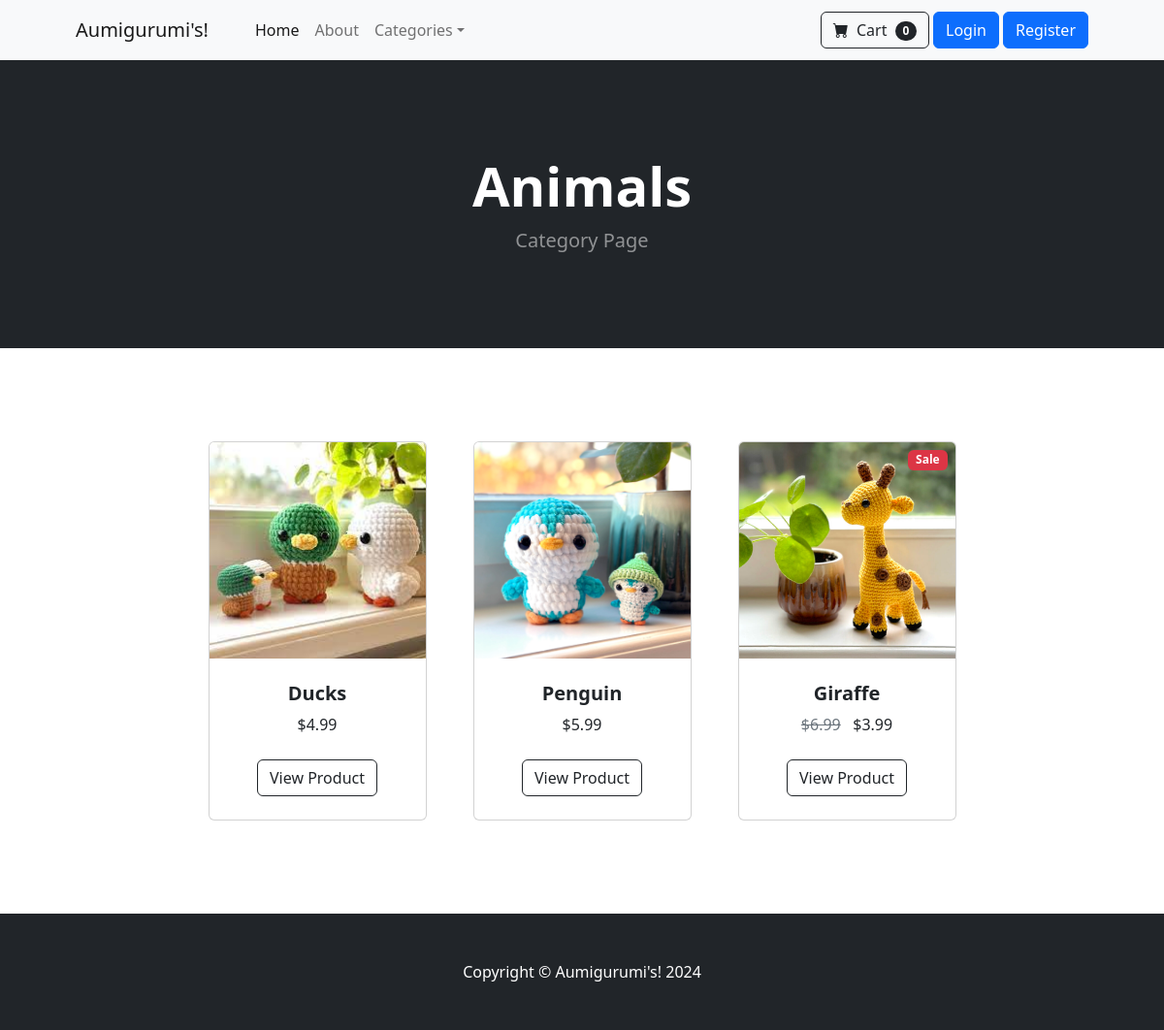
Page /category/Animals on the earlier database version.
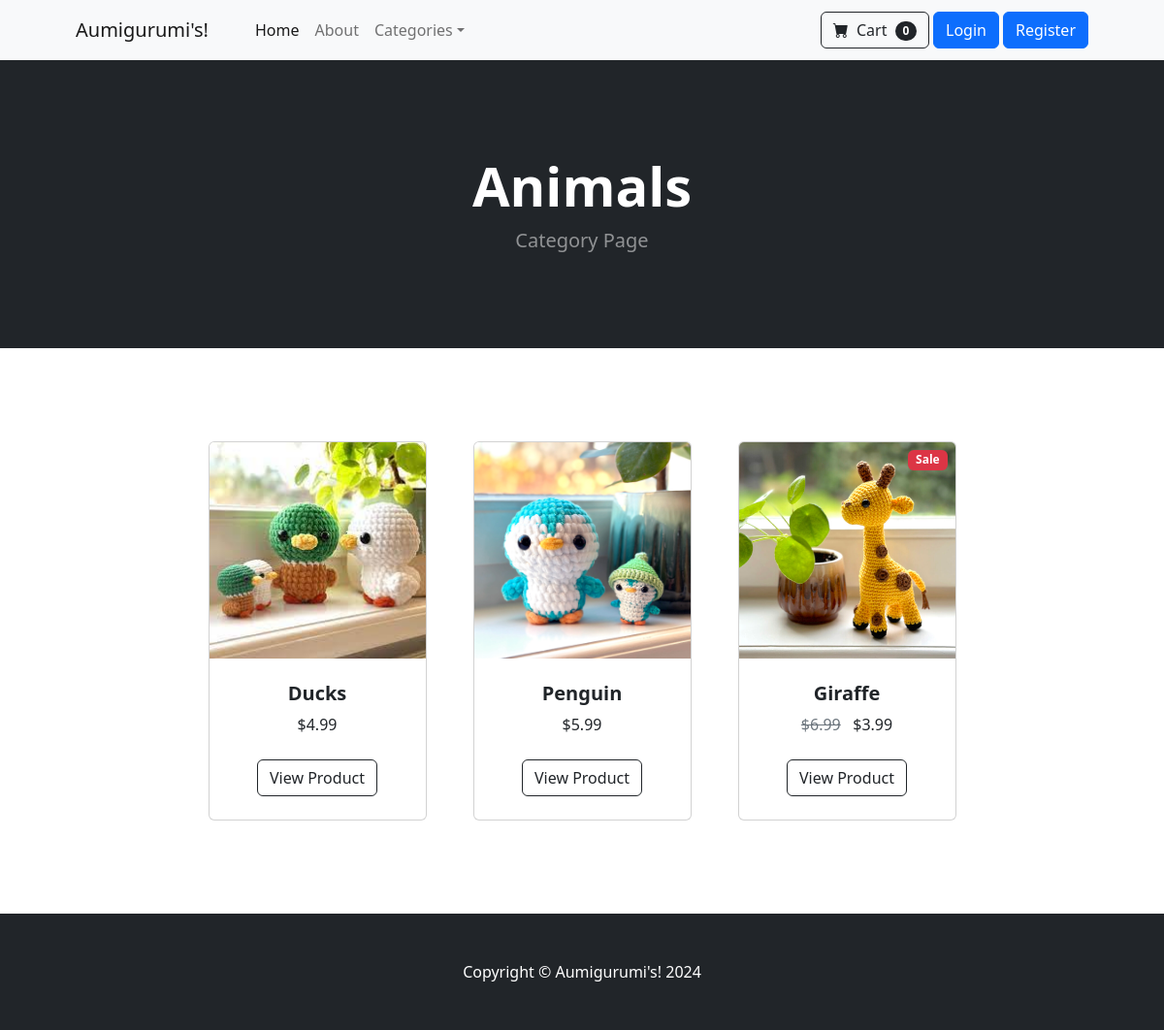
Same page on the later database version.
### store/models.py (models this page shows, shortened)
class Product(models.Model):
    name = models.CharField(max_length=100)
    price = models.DecimalField(default=0, decimal_places=2, max_digits=6)
    category = models.ForeignKey(Category, on_delete=models.CASCADE, default=1)
    description = models.CharField(max_length=250, default='', blank=True, null=True)
    image = models.ImageField(upload_to='uploads/products/')
    is_sale = models.BooleanField(default=False)
    sale_price = models.DecimalField(default=0, decimal_places=2, max_digits=6)

### store/views.py (the view)
# urls.py: path('category/<str:foo>', views.category, name='category'),
def category(request, foo):
	foo = foo.replace('-', ' ')
	try:
		category = Category.objects.get(name=foo)
		products = Product.objects.filter(category=category)
		return render(request, 'category.html', {'products':products, 'category':category})
	except:
		messages.success(request, ("That Category Doesn't Exist..."))
		return redirect('home')

### cart/cart.py (called while the page is built)
    def __len__(self):
        return len(self.cart)

### cart/context_processors.py (called while the page is built)
def cart(request):
    return {'cart': Cart(request)}

### store/models.py (called while the page is built)
    def __str__(self):
        return self.name

### store/templates/category.html
{% extends 'base.html' %}
{% load static %}
{% block content %}
        <header class="bg-dark py-5">
            <div class="container px-4 px-lg-5 my-5">
                <div class="text-center text-white">
                    <h1 class="display-4 fw-bolder">{{ category }}</h1>
                    <p class="lead fw-normal text-white-50 mb-0">Category Page</p>
                </div>
            </div>
        </header>
        <section class="py-5">
            <div class="container px-4 px-lg-5 mt-5">
                <div class="row gx-4 gx-lg-5 row-cols-2 row-cols-md-3 row-cols-xl-4 justify-content-center">
                    {% for product in products %}
                        {% if product.is_sale %}
                        <div class="col mb-5">
                            <div class="card h-100">
                                <div class="badge bg-danger text-white position-absolute" style="top: 0.5rem; right: 0.5rem">Sale</div>
                                <img class="card-img-top" src="{{ product.image.url }}", alt="image"  />
                                <div class="card-body p-4">
                                    <div class="text-center">
                                        <h5 class="fw-bolder">{{ product.name }}</h5>
                                        <span class="text-muted text-decoration-line-through">${{ product.price }}</span>
                                        &nbsp;
                                        ${{ product.sale_price }}
                                    </div>
                                </div>
                                <div class="card-footer p-4 pt-0 border-top-0 bg-transparent">
                                    <div class="text-center"><a class="btn btn-outline-dark mt-auto" href="{% url 'product' product.id  %}">View Product</a></div>
                                </div>
                            </div>
                        </div>
                        {% else %}
                        <div class="col mb-5">
                            <div class="card h-100">
                                <img class="card-img-top" src="{{ product.image.url }}", alt="image"  />
                                <div class="card-body p-4">
                                    <div class="text-center">
                                        <h5 class="fw-bolder">{{ product.name }}</h5>
                                        ${{ product.price }}
                                    </div>
                                </div>
                                <div class="card-footer p-4 pt-0 border-top-0 bg-transparent">
                                    <div class="text-center"><a class="btn btn-outline-dark mt-auto" href="{% url 'product' product.id  %}">View Product</a></div>
                                </div>
                            </div>
                        </div>
                        {% endif %}
                    {% endfor %}
                </div>
            </div>
        </section>
{% endblock %}

Differences in the rows shown:
changed Product "Giraffe": image: a different picture
